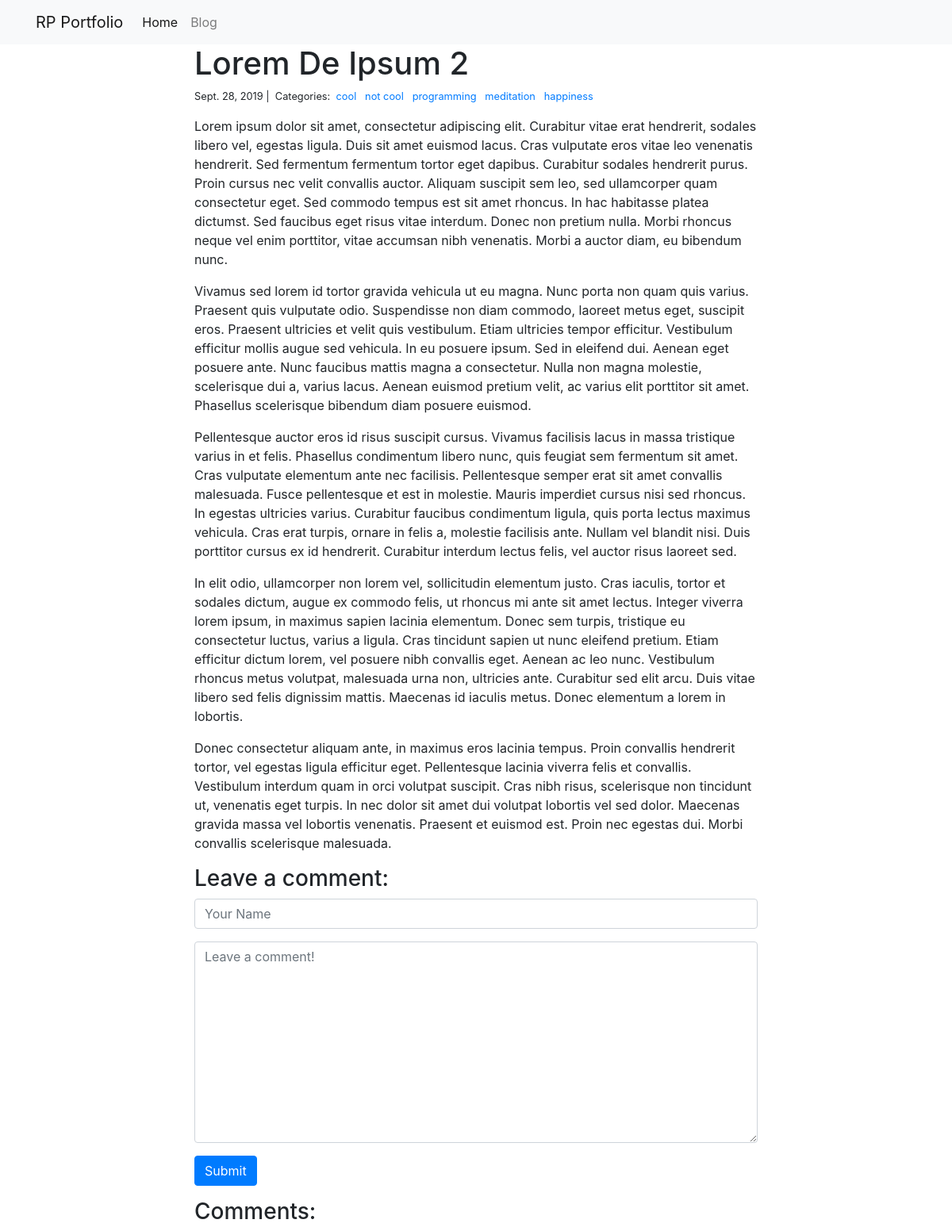
The app's page /blog/2/ with its own data.
### blog/models.py (models this page shows)
class Post(models.Model):
    title = models.CharField(max_length=255)
    body = models.TextField()
    created_on = models.DateTimeField(auto_now_add=True)
    last_modified = models.DateTimeField(auto_now=True)
    categories = models.ManyToManyField('Category', related_name='posts')

class Category(models.Model):
    name = models.CharField(max_length=20)

### blog/views.py (the view, shortened to what this page needs)
# urls.py: path("<int:pk>/", views.blog_detail, name="blog_detail"),
def blog_detail(request, pk):
    post = Post.objects.get(pk=pk)
    form = CommentForm()
    comments = Comment.objects.filter(post=post)
    context = {
        "post": post,
        "comments": comments,
        "form": form,
    }
    return render(request, "blog_detail.html", context)

### blog/forms.py
class CommentForm(forms.Form):
    author = forms.CharField(
        max_length=60,
        widget=forms.TextInput(attrs={
            "class": "form-control",
            "placeholder": "Your Name"
        })
    )
    body = forms.CharField(widget=forms.Textarea(
        attrs = {
            "class": "form-control",
            "placeholder": "Leave a comment!"
        })
    )

### blog/templates/blog_detail.html (shortened to what this page needs)
{% extends "base.html" %}
{% block page_content %}
<div class="col-md-8 offset-md-2">
    <h1>{{ post.title }}</h1>
    <small>
        {{ post.created_on.date }} |&nbsp;
        Categories:&nbsp;
        {% for category in post.categories.all %}
        <a href="{% url 'blog_category' category.name %}">
            {{ category.name }}
        </a>&nbsp;
        {% endfor %}
    </small>
    <p>{{ post.body | linebreaks }}</p>
    <h3>Leave a comment:</h3>
    <form action="/blog/{{ post.pk }}/" method="post">
        <div class="form-group">
            {{ form.author }}
        </div>
        <div class="form-group">
            {{ form.body }}
        </div>
        <button type="submit" class="btn btn-primary">Submit</button>
    </form>
    <h3>Comments:</h3>
</div>
{% endblock %}

### personal_portfolio/templates/base.html (shortened to what this page needs)
<link rel="stylesheet" href="https://stackpath.bootstrapcdn.com/bootstrap/4.1.3/css/bootstrap.min.css">
<nav class="navbar navbar-expand-lg navbar-light bg-light">
	<div class="container">
		<a class="navbar-brand" href="{% url 'project_index' %}">RP Portfolio</a>
		<div id="navbarSupportedContent" class="collapse navbar-collapse">
			<ul class="navbar-nav mr-auto">
				<li class="nav-item active"><a class="nav-link" href="{% url 'project_index' %}">Home</a></li>
				<li class="nav-item"><a class="nav-link" href="{% url 'blog_index' %}">Blog</a></li>
			</ul>
		</div>
	</div>
</nav>
<div class="container">
	{% block page_content %}{% endblock %}
</div>

### records on screen
Post: title "Lorem De Ipsum 2", created_on "Sept. 28, 2019", body "Lorem ipsum dolor sit amet, consectetur adipiscing elit. Curabitur vitae erat hendrerit, sodales libero vel, egestas ligula. Duis sit amet euismod lacus. Cras vulputate eros vitae leo venenatis hendrerit. Sed fermentum fermentum tortor eget dapibus. Curabitur sodales hendrerit purus. Proin cursus nec velit convallis auctor. Aliquam suscipit sem leo, sed ullamcorper quam consectetur eget. Sed commodo tempus est sit amet rhoncus. In hac habitasse platea dictumst. Sed faucibus eget risus vitae interdum. Donec non pretium nulla. Morbi rhoncus neque vel enim porttitor, vitae accumsan nibh venenatis. Morbi a auctor diam, eu bibendum nunc. Vivamus sed lorem id tortor gravida vehicula ut eu magna.…"
Category: name "cool"
Category: name "not cool"
Category: name "programming"
Category: name "meditation"
Category: name "happiness"
